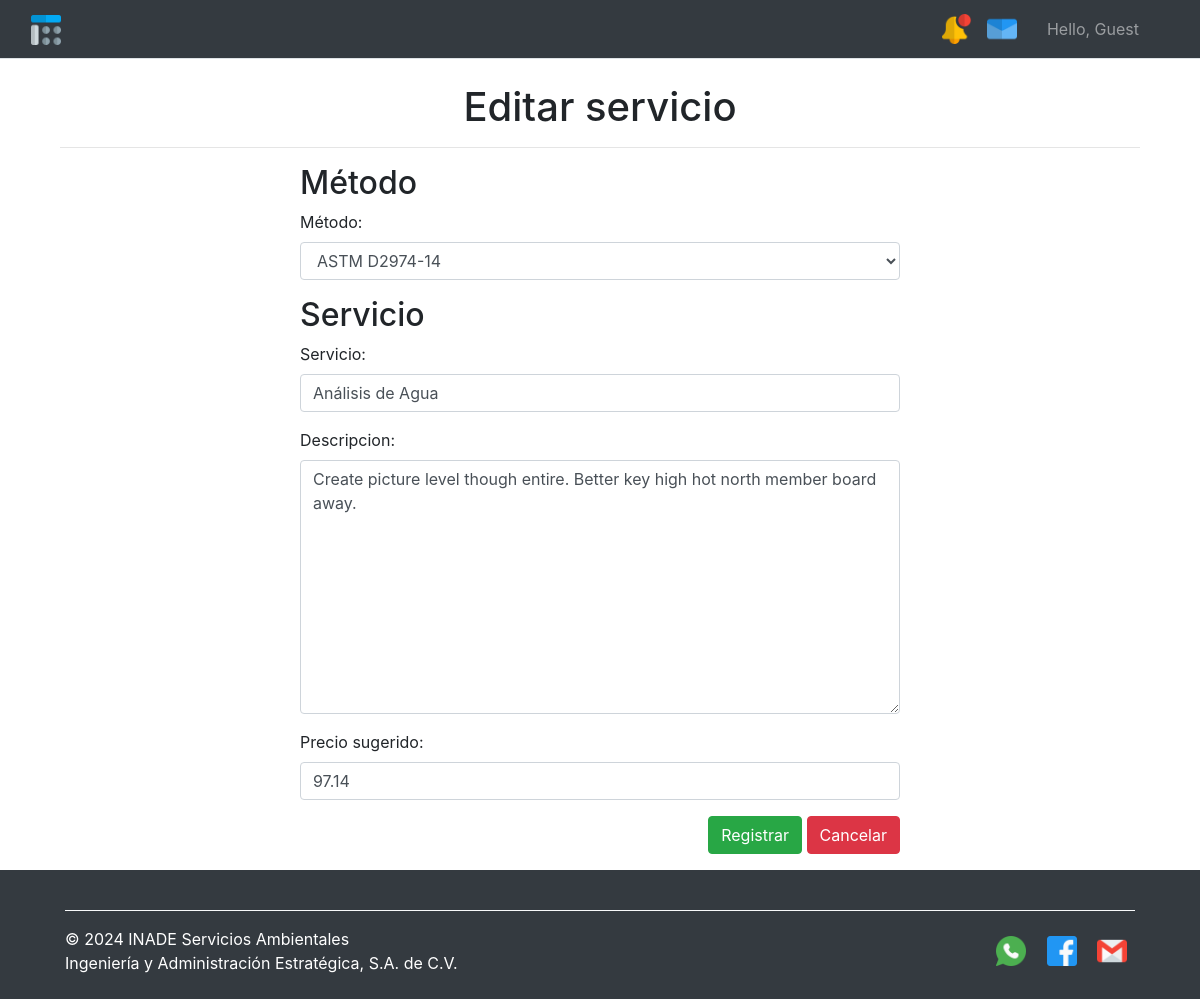
The page /servicio/3/edit/ on the database its author committed.
### accounts/models.py (models this page shows, shortened)
class Servicio(models.Model):
    servicio = models.CharField(max_length=50)# REPRESENTA EL NOMBRE DEL SERVICIO
    descripcion = models.TextField()#MUESTRA UNA DESCRIPCION DEL SERVICIO
    precio_sugerido = models.DecimalField(max_digits=10, decimal_places=2)
    metodo = models.ForeignKey(Metodo, on_delete=models.CASCADE)

class Metodo(models.Model):
    nombre = models.CharField(max_length=100)# REPRESENNTA EL METODO
    leyenda = models.TextField(default="Leyenda predeterminada")# MUESTRA UNA DESCRIPCION DE LA NORMA

### accounts/vistas/views_servicios.py (the view)
# urls.py: path('servicio/<int:pk>/edit/',views_servicios.servicio_edit,name='servicio_edit'),
def servicio_edit(request, pk):
    servicio = get_object_or_404(Servicio, pk=pk)
    if request.method == 'POST':
        servicio_form = ServicioForm(request.POST, instance=servicio)
        if servicio_form.is_valid():
            servicio_form.save()
            return redirect('servicios_list')
    else:
        servicio_form = ServicioForm(instance=servicio)
        metodo_form = MetodoForm()
    return render(request, 'accounts/servicios/servicios_editar.html', {
        'servicio_form': servicio_form,
        'metodo_form': metodo_form,
        'metodos': Metodo.objects.all(),
        'servicio': servicio,
    })

### accounts/forms.py
class ServicioForm(forms.ModelForm):
    class Meta:
        model = Servicio
        fields = ['servicio', 'descripcion', 'precio_sugerido']
        widgets = {
            'servicio': forms.TextInput(attrs={'class': 'form-control', 'placeholder': 'Nombre del servicio o concepto'}),
            'descripcion': forms.Textarea(attrs={'class': 'form-control', 'placeholder': 'Descripción del servicio o concepto'}),
            'precio_sugerido': forms.NumberInput(attrs={'class': 'form-control', 'placeholder': 'Precio sugerido'}),
        }

class MetodoForm(forms.ModelForm):
    class Meta:
        model = Metodo
        fields = ['nombre', 'leyenda']
        widgets = {
            'nombre': forms.TextInput(attrs={'class': 'form-control', 'placeholder': 'Nombre del método'}),
            'leyenda': forms.Textarea(attrs={'class': 'form-control', 'placeholder': 'Leyenda descriptiva del método'}),
        }

### accounts/templates/accounts/servicios/servicios_editar.html (shortened to what this page needs)
{% extends 'accounts/base_dashboard.html' %}
{% load static %}
{% block content %}
<div class="container mt-4">
    <h1 class="text-center">Editar servicio</h1>
    <hr />
    <div class="d-flex justify-content-center">
        <form action="{% url 'servicio_update' servicio.id %}" method="post" class="col-md-7" id="servicioForm">
            <div class="row">
                <div class="col-md-12">
                    <h2>Método</h2>
                    <div class="form-group">
                        <label for="metodo_select">Método:</label>
                        <select id="metodo_select" class="form-control" name="metodo">
                            {% for metodo in metodos %}
                            <option value="{{ metodo.id }}" {% if servicio.metodo.id == metodo.id %}selected{% endif %}>{{ metodo.nombre }}</option>
                            {% endfor %}
                        </select>
                    </div>
                    <h2>Servicio</h2>
                    {{ servicio_form.as_p }}
                </div>
            </div>
            <div class="form-group text-right">
                <input type="submit" class="btn btn-success" value="Registrar">
                <input type="button" class="btn btn-danger" value="Cancelar" onclick="location.href='{% url 'servicios_list' %}'">
            </div>
        </form>
    </div>
</div>
{% endblock %}

### accounts/static/css/estilosdashboard.css (style rules this page uses)
html, body { height: 100%; margin: 0; }

### rows shown on the page
Servicio: metodo "ASTM D2974-14", servicio "Análisis de Agua", descripcion "Create picture level though entire. Better key high hot north member board away.", precio_sugerido "97.14"

### other values the page prints
{{ user.username|default:'Guest' }} "Guest"
